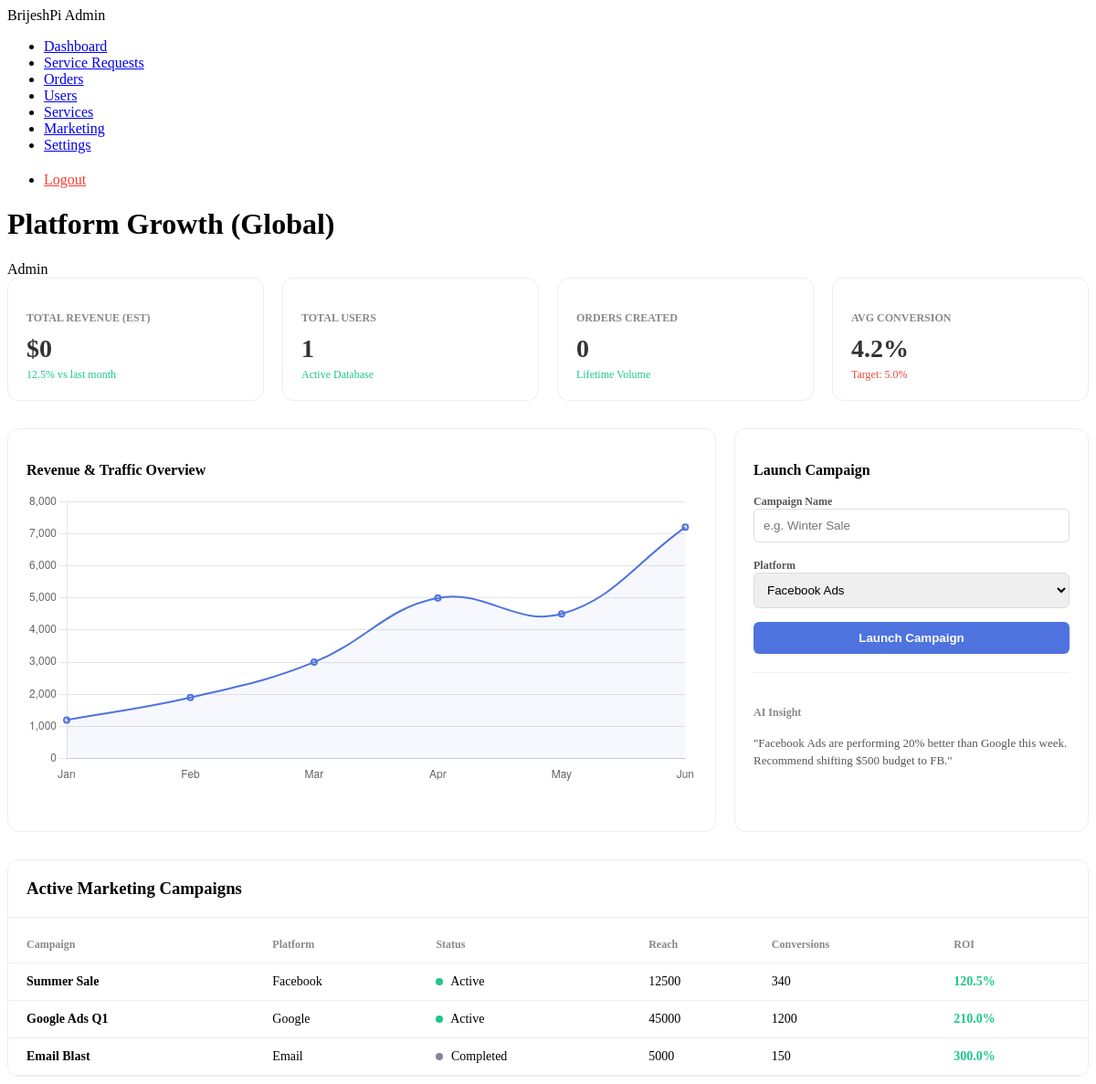
The app's page /admin/marketing (signed in) with its own data.
### app.py (models this page shows)
class Campaign(db.Model):
    id = db.Column(db.Integer, primary_key=True)
    name = db.Column(db.String(100), nullable=False)
    platform = db.Column(db.String(50)) # e.g., Facebook, Google, Email
    status = db.Column(db.String(20)) # Active, Paused, Completed
    reach = db.Column(db.Integer, default=0)
    conversions = db.Column(db.Integer, default=0)
    budget_spent = db.Column(db.Float, default=0.0)
    roi = db.Column(db.Float, default=0.0)

### app.py (the view)
@admin_bp.route('/marketing')
@login_required
@admin_required
def marketing():
    total_users = User.query.count()
    total_orders = ServiceRequest.query.count()
    growth_percent = 12.5
    revenue_estimate = total_orders * 150 # Assuming avg $150 per order
    campaigns = Campaign.query.all()
    return render_template('admin/marketing.html',
                           users=total_users,
                           orders=total_orders,
                           growth=growth_percent,
                           revenue=revenue_estimate,
                           campaigns=campaigns)

### app.py (called while the page is built)
@login_manager.user_loader
def load_user(user_id):
    return User.query.get(int(user_id))

def admin_required(f):
    @wraps(f)
    def decorated_function(*args, **kwargs):
        if not current_user.is_authenticated or current_user.role != 'admin':
            flash("You do not have permission to access this page.", "danger")
            return redirect(url_for('login'))
        return f(*args, **kwargs)
    return decorated_function

### templates/admin/marketing.html (shortened to what this page needs)
<!DOCTYPE html>
<html lang="en">
<head>
    <link rel="stylesheet" href="{{ url_for('admin.static', filename='admin/css/style.css') }}">
</head>
<body>
    <aside class="sidebar">
        <div class="brand">
            <span>BrijeshPi Admin</span>
        </div>
        <ul class="nav-links">
            <li><a href="{{ url_for('admin.dashboard') }}">Dashboard</a></li>
            <li><a href="{{ url_for('admin.requests') }}">Service Requests</a></li>
            <li><a href="{{ url_for('admin.orders') }}">Orders</a></li>
            <li><a href="{{ url_for('admin.users') }}">Users</a></li>
            <li><a href="{{ url_for('admin.services') }}">Services</a></li>
            <li><a href="{{ url_for('admin.marketing') }}">Marketing</a></li>
            <li><a href="{{ url_for('admin.settings') }}">Settings</a></li>
            <li style="margin-top: 20px;"><a href="/logout" style="color: #ff3b30;">Logout</a></li>
        </ul>
    </aside>
    <main class="main-content">
        <header class="header">
            <h1 class="page-title">Platform Growth (Global)</h1>
            <div class="user-profile"><span>Admin</span></div>
        </header>
        <section class="grid-4">
            <div class="stat-card">
                <h4>Total Revenue (Est)</h4>
                <div class="val">${{ revenue }}</div>
                <div class="trend up"> {{ growth }}% vs last month</div>
            </div>
            <div class="stat-card">
                <h4>Total Users</h4>
                <div class="val">{{ users }}</div>
                <div class="trend up">Active Database</div>
            </div>
            <div class="stat-card">
                <h4>Orders Created</h4>
                <div class="val">{{ orders }}</div>
                <div class="trend up">Lifetime Volume</div>
            </div>
            <div class="stat-card">
                <h4>Avg Conversion</h4>
                <div class="val">4.2%</div>
                <div class="trend down">Target: 5.0%</div>
            </div>
        </section>
        <section class="grid-2">
            <div class="chart-box" style="height: 400px;">
                <h3 style="font-size: 16px; margin-bottom: 15px;">Revenue & Traffic Overview</h3>
                <div style="height: 320px;">
                    <canvas id="growthChart"></canvas>
                </div>
            </div>
            <div class="chart-box" style="height: auto;">
                <h3 style="font-size: 16px; margin-bottom: 15px;">Launch Campaign</h3>
                <form action="/admin/marketing/campaign/add" method="POST">
                    <label style="font-size: 12px; font-weight: 600; color: #555;">Campaign Name</label>
                    <input type="text" name="name" required placeholder="e.g. Winter Sale">
                    <label style="font-size: 12px; font-weight: 600; color: #555;">Platform</label>
                    <select name="platform">
                        <option value="Facebook">Facebook Ads</option>
                    </select>
                    <button type="submit">Launch Campaign</button>
                </form>
                <div style="margin-top: 20px; padding-top: 20px; border-top: 1px solid #eee;">
                    <h4 style="font-size: 12px; color: #888;">AI Insight</h4>
                    <p style="font-size: 13px; color: #555; margin-top: 5px; line-height: 1.5;">
                        "Facebook Ads are performing 20% better than Google this week. Recommend shifting $500 budget to FB."
                    </p>
                </div>
            </div>
        </section>
        <section class="card" style="padding: 0; overflow: hidden; background: white; border-radius: 12px; border: 1px solid #eee;">
            <div style="padding: 20px; border-bottom: 1px solid #eee;">
                <h3 style="margin: 0;">Active Marketing Campaigns</h3>
            </div>
            <table class="campaign-table">
                <thead>
                    <tr>
                        <th style="padding-left: 20px;">Campaign</th>
                        <th>Platform</th>
                        <th>Status</th>
                        <th>Reach</th>
                        <th>Conversions</th>
                        <th>ROI</th>
                    </tr>
                </thead>
                <tbody>
                    {% for camp in campaigns %}
                    <tr>
                        <td style="padding-left: 20px; font-weight: 600;">{{ camp.name }}</td>
                        <td>{{ camp.platform }}</td>
                        <td>
                            <span class="status-dot {% if camp.status == 'Active' %}status-active{% elif camp.status == 'Paused' %}status-paused{% else %}status-completed{% endif %}"></span>
                            {{ camp.status }}
                        </td>
                        <td>{{ camp.reach }}</td>
                        <td>{{ camp.conversions }}</td>
                        <td style="color: #1cc88a; font-weight: 600;">{{ camp.roi }}%</td>
                    </tr>
                    {% else %}
                    <tr>
                        <td colspan="6" style="text-align: center; padding: 20px; color: #999;">No campaigns launched yet.</td>
                    </tr>
                    {% endfor %}
                </tbody>
            </table>
        </section>
    </main>
    <script>
        const ctx = document.getElementById('growthChart').getContext('2d');
        const growthChart = new Chart(ctx, {
            type: 'line',
            data: {
                labels: ['Jan', 'Feb', 'Mar', 'Apr', 'May', 'Jun'],
                datasets: [{
                    label: 'Revenue ($)',
                    data: [1200, 1900, 3000, 5000, 4500, 7200],
                    borderColor: '#4e73df',
                    backgroundColor: 'rgba(78, 115, 223, 0.05)',
                    borderWidth: 2,
                    fill: true,
                    tension: 0.4
                }]
            },
            options: {
                responsive: true,
                maintainAspectRatio: false,
                plugins: { legend: { display: false } },
                scales: { y: { beginAtZero: true, grid: { borderDash: [2] } }, x: { grid: { display: false } } }
            }
        });
    </script>
</body>
</html>

### templates/admin/marketing.html (style rules this page uses)
.grid-4 { display: grid; grid-template-columns: repeat(auto-fit, minmax(200px, 1fr)); gap: 20px; margin-bottom: 30px; }
.stat-card { background: white; padding: 20px; border-radius: 12px; border: 1px solid #eee; }
.stat-card h4 { color: #888; font-size: 12px; text-transform: uppercase; margin-bottom: 10px; }
.stat-card .val { font-size: 28px; font-weight: 700; color: #333; }
.stat-card .trend { font-size: 12px; margin-top: 5px; font-weight: 500; }
.trend.up { color: #1cc88a; }
.trend.down { color: #e74a3b; }
.grid-2 { display: grid; grid-template-columns: 2fr 1fr; gap: 20px; margin-bottom: 30px; }
.chart-box { background: white; padding: 20px; border-radius: 12px; border: 1px solid #eee; }
input, select { width: 100%; padding: 10px; margin-bottom: 15px; border: 1px solid #ddd; border-radius: 6px; box-sizing: border-box; }
button { width: 100%; padding: 10px; background: #4e73df; color: white; border: none; border-radius: 6px; cursor: pointer; font-weight: 600; }
.campaign-table { width: 100%; border-collapse: collapse; margin-top: 10px; }
.campaign-table th { text-align: left; padding: 12px; font-size: 12px; color: #888; border-bottom: 1px solid #eee; }
.campaign-table td { padding: 12px; border-bottom: 1px solid #eee; font-size: 14px; }
.status-dot { height: 8px; width: 8px; border-radius: 50%; display: inline-block; margin-right: 5px; }
.status-active { background: #1cc88a; }
.status-completed { background: #858796; }

### records on screen
Campaign: name "Summer Sale", platform "Facebook", status "Active", reach "12500", conversions "340", roi "120.5"
Campaign: name "Google Ads Q1", platform "Google", status "Active", reach "45000", conversions "1200", roi "210.0"
Campaign: name "Email Blast", platform "Email", status "Completed", reach "5000", conversions "150", roi "300.0"

### other values on screen
{{ revenue }} "0"
{{ growth }} "12.5"
{{ users }} "1"
{{ orders }} "0"
